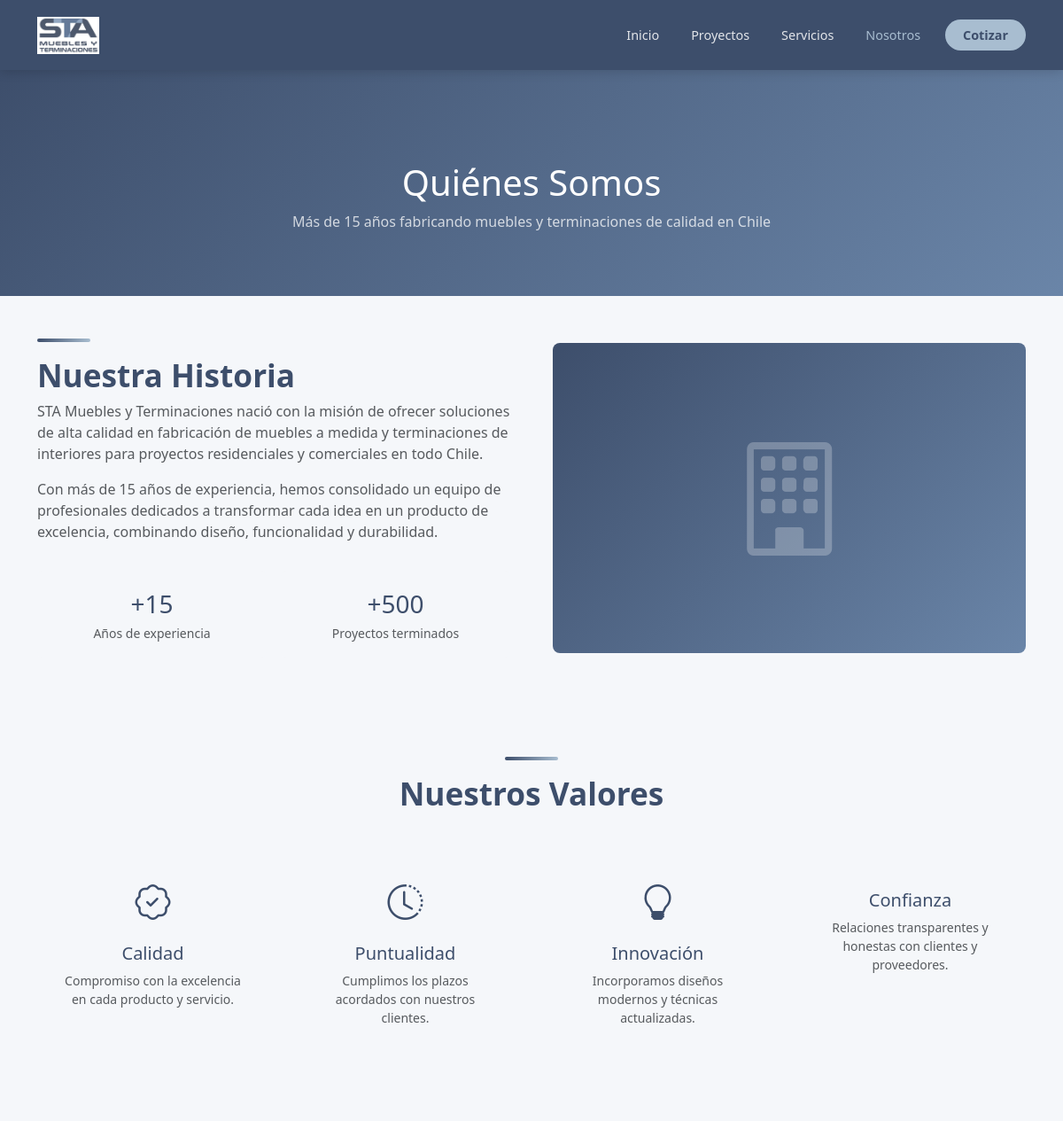
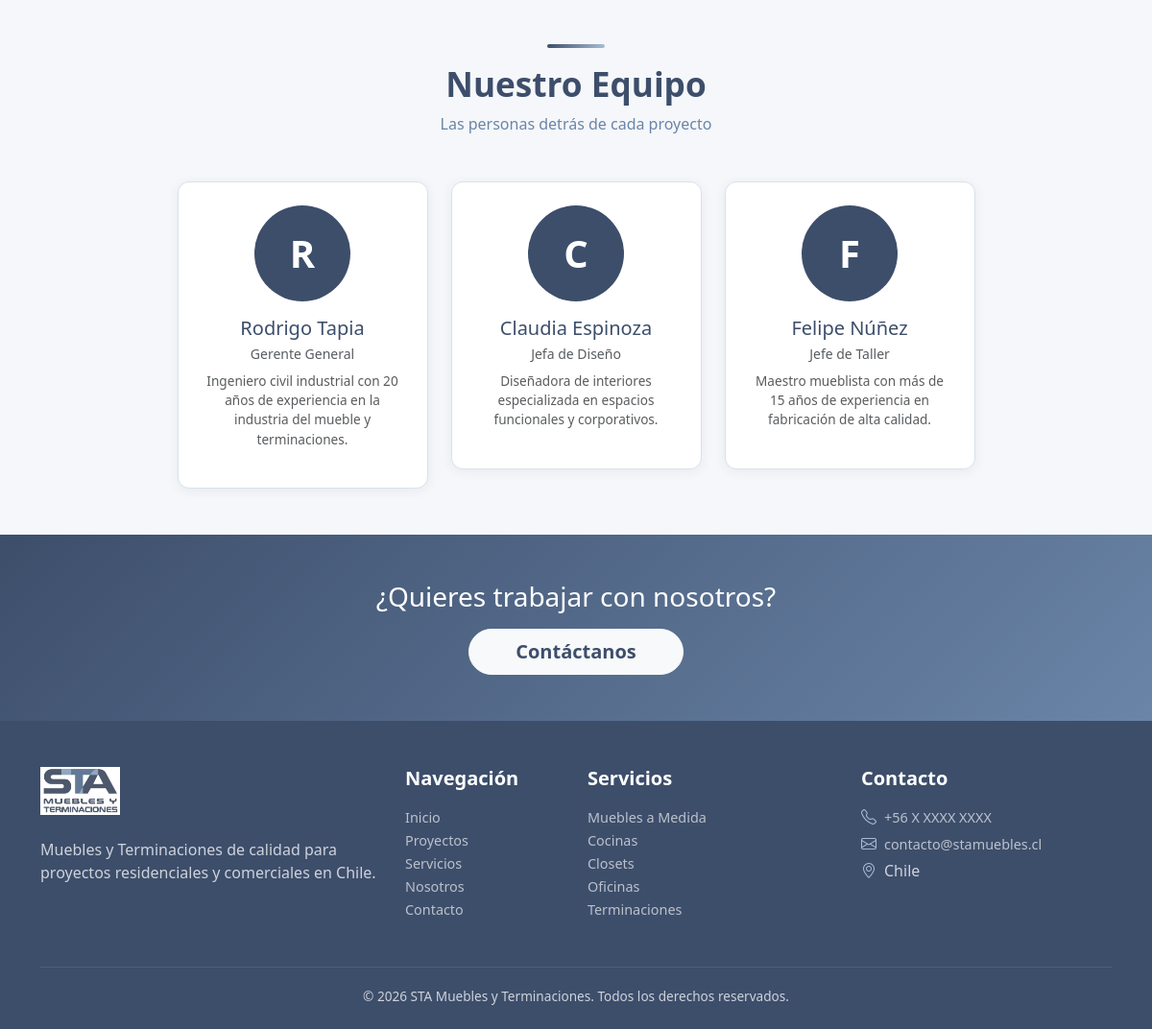
Screenshot of /nosotros/ with the database file from the repository (2 pictures, top to bottom).
### apps/web/models.py (models this page shows, shortened)
class MiembroEquipo(TimeStampedModel):
    nombre = models.CharField(max_length=100, verbose_name='Nombre')
    cargo = models.CharField(max_length=100, verbose_name='Cargo')
    descripcion = models.TextField(blank=True, verbose_name='Descripción breve')
    foto = models.ImageField(upload_to='equipo/', null=True, blank=True, verbose_name='Foto')
    linkedin = models.URLField(blank=True, verbose_name='LinkedIn')
    activo = models.BooleanField(default=True, verbose_name='Visible en sitio')
    orden = models.PositiveSmallIntegerField(default=0, verbose_name='Orden')
    class Meta:
        verbose_name = 'Miembro del Equipo'
        verbose_name_plural = 'Equipo'
        ordering = ['orden']

### apps/web/views.py (the view)
# urls.py: path('nosotros/', views.NosotrosView.as_view(), name='nosotros'),
class NosotrosView(TemplateView):
    template_name = 'web/nosotros.html'
    def get_context_data(self, **kwargs):
        ctx = super().get_context_data(**kwargs)
        ctx['equipo'] = MiembroEquipo.objects.filter(activo=True).order_by('orden')
        return ctx

### apps/core/context_processors.py (called while the page is built)
def logo_exists(request):
    logo_path = Path(settings.BASE_DIR) / 'static' / 'img' / 'logo.png'
    return {'logo_exists': logo_path.exists()}

### templates/web/nosotros.html (shortened to what this page needs)
{% extends 'base_web.html' %}
{% load static %}
{% block content %}
<div style="background:linear-gradient(135deg,var(--sta-navy),var(--sta-steel));padding:7rem 0 3.5rem;margin-top:70px;">
  <div class="container text-white text-center">
    <h1 class="fw-800 mb-2">Quiénes Somos</h1>
    <p class="opacity-75">Más de 15 años fabricando muebles y terminaciones de calidad en Chile</p>
  </div>
</div>
<section class="py-5">
  <div class="container">
    <div class="row align-items-center g-5">
      <div class="col-lg-6">
        <div class="section-divider"></div>
        <h2 class="section-title">Nuestra Historia</h2>
        <p class="text-muted">
          STA Muebles y Terminaciones nació con la misión de ofrecer soluciones de alta calidad
          en fabricación de muebles a medida y terminaciones de interiores para proyectos
          residenciales y comerciales en todo Chile.
        </p>
        <p class="text-muted">
          Con más de 15 años de experiencia, hemos consolidado un equipo de profesionales
          dedicados a transformar cada idea en un producto de excelencia, combinando diseño,
          funcionalidad y durabilidad.
        </p>
        <div class="row g-3 mt-2">
          <div class="col-6">
            <div class="p-3 rounded text-center" style="background:var(--sta-bg);">
              <div class="fw-800 fs-3 text-sta">+15</div>
              <small class="text-muted">Años de experiencia</small>
            </div>
          </div>
          <div class="col-6">
            <div class="p-3 rounded text-center" style="background:var(--sta-bg);">
              <div class="fw-800 fs-3 text-sta">+500</div>
              <small class="text-muted">Proyectos terminados</small>
            </div>
          </div>
        </div>
      </div>
      <div class="col-lg-6">
        <div class="rounded-3 overflow-hidden" style="background:linear-gradient(135deg,var(--sta-navy),var(--sta-steel));height:350px;display:flex;align-items:center;justify-content:center;">
          <i class="bi bi-building text-white opacity-25" style="font-size:8rem;"></i>
        </div>
      </div>
    </div>
  </div>
</section>
<section class="about-values">
  <div class="container">
    <div class="text-center mb-5">
      <div class="section-divider mx-auto"></div>
      <h2 class="section-title">Nuestros Valores</h2>
    </div>
    <div class="row g-4">
      <div class="col-md-6 col-lg-3">
        <div class="value-item">
          <div class="value-icon"><i class="bi bi-patch-check"></i></div>
          <h5 class="fw-700 text-sta">Calidad</h5>
          <p class="text-muted small">Compromiso con la excelencia en cada producto y servicio.</p>
        </div>
      </div>
      <div class="col-md-6 col-lg-3">
        <div class="value-item">
          <div class="value-icon"><i class="bi bi-clock-history"></i></div>
          <h5 class="fw-700 text-sta">Puntualidad</h5>
          <p class="text-muted small">Cumplimos los plazos acordados con nuestros clientes.</p>
        </div>
      </div>
      <div class="col-md-6 col-lg-3">
        <div class="value-item">
          <div class="value-icon"><i class="bi bi-lightbulb"></i></div>
          <h5 class="fw-700 text-sta">Innovación</h5>
          <p class="text-muted small">Incorporamos diseños modernos y técnicas actualizadas.</p>
        </div>
      </div>
      <div class="col-md-6 col-lg-3">
        <div class="value-item">
          <h5 class="fw-700 text-sta">Confianza</h5>
          <p class="text-muted small">Relaciones transparentes y honestas con clientes y proveedores.</p>
        </div>
      </div>
    </div>
  </div>
</section>
{% if equipo %}
<section class="py-5">
  <div class="container">
    <div class="text-center mb-5">
      <div class="section-divider mx-auto"></div>
      <h2 class="section-title">Nuestro Equipo</h2>
      <p class="section-subtitle">Las personas detrás de cada proyecto</p>
    </div>
    <div class="row g-4 justify-content-center">
      {% for miembro in equipo %}
      <div class="col-sm-6 col-md-4 col-lg-3">
        <div class="team-card">
          {% if miembro.foto %}
            <img src="{{ miembro.foto.url }}" alt="{{ miembro.nombre }}" class="team-photo">
          {% else %}
            <div class="team-photo-placeholder mx-auto">{{ miembro.nombre|slice:":1" }}</div>
          {% endif %}
          <h5 class="fw-700 text-sta mb-1">{{ miembro.nombre }}</h5>
          <p class="text-muted small mb-2">{{ miembro.cargo }}</p>
          {% if miembro.descripcion %}
            <p class="text-muted" style="font-size:.85rem;">{{ miembro.descripcion }}</p>
          {% endif %}
        </div>
      </div>
      {% endfor %}
    </div>
  </div>
</section>
{% endif %}
<section class="py-5 text-center" style="background:linear-gradient(135deg,var(--sta-navy),var(--sta-steel));">
  <div class="container text-white">
    <h3 class="fw-700 mb-3">¿Quieres trabajar con nosotros?</h3>
    <a href="{% url 'web:contacto' %}" class="btn btn-light btn-lg px-5 fw-600 rounded-pill text-sta">
      Contáctanos
    </a>
  </div>
</section>
{% endblock %}

### static/css/main.css (style rules this page uses)
:root { --sta-navy: #3D4E6B; --sta-steel: #6A85A8; --sta-light: #A8BDD0; --sta-bg: #F5F7FA; --sta-text: #2C3A52; --sta-white: #FFFFFF; --sta-accent: #4E7CB5; --sta-success: #2E8B57; --sta-danger: #C0392B; --sta-warning: #E67E22; --sta-border: #D8E2EC; --sta-sidebar-w: 260px; --sta-topbar-h: 60px; --bs-primary: var(--sta-navy); --bs-primary-rgb: 61, 78, 107; }
body { font-family: 'Segoe UI', system-ui, -apple-system, sans-serif; color: var(--sta-text); background-color: var(--sta-bg); }
.text-sta { color: var(--sta-navy) !important; }
.fw-600 { font-weight: 600 !important; }

### static/css/web.css (style rules this page uses)
.section-title { font-size: clamp(1.6rem, 3vw, 2.2rem); font-weight: 800; color: var(--sta-navy); margin-bottom: 0.5rem; }
.section-subtitle { color: var(--sta-steel); font-size: 1rem; margin-bottom: 3rem; }
.section-divider { width: 60px; height: 4px; background: linear-gradient(90deg, var(--sta-navy), var(--sta-light)); border-radius: 2px; margin-bottom: 1rem; }
.team-card { text-align: center; padding: 1.5rem; border-radius: 12px; background: var(--sta-white); box-shadow: 0 2px 12px rgba(61,78,107,0.08); border: 1px solid var(--sta-border); transition: transform 0.3s ease; }
.team-card .team-photo-placeholder { width: 100px; height: 100px; border-radius: 50%; background: var(--sta-navy); color: white; display: flex; align-items: center; justify-content: center; font-size: 2.5rem; font-weight: 700; margin: 0 auto 1rem; }
.about-values { background: var(--sta-bg); padding: 4rem 0; }
.value-item { text-align: center; padding: 1.5rem; }
.value-icon { font-size: 2.5rem; color: var(--sta-navy); margin-bottom: 1rem; }

### rows the page displays
MiembroEquipo: nombre "R", nombre "Rodrigo Tapia", cargo "Gerente General", descripcion "Ingeniero civil industrial con 20 años de experiencia en la industria del mueble y terminaciones."
MiembroEquipo: nombre "C", nombre "Claudia Espinoza", cargo "Jefa de Diseño", descripcion "Diseñadora de interiores especializada en espacios funcionales y corporativos."
MiembroEquipo: nombre "F", nombre "Felipe Núñez", cargo "Jefe de Taller", descripcion "Maestro mueblista con más de 15 años de experiencia en fabricación de alta calidad."
